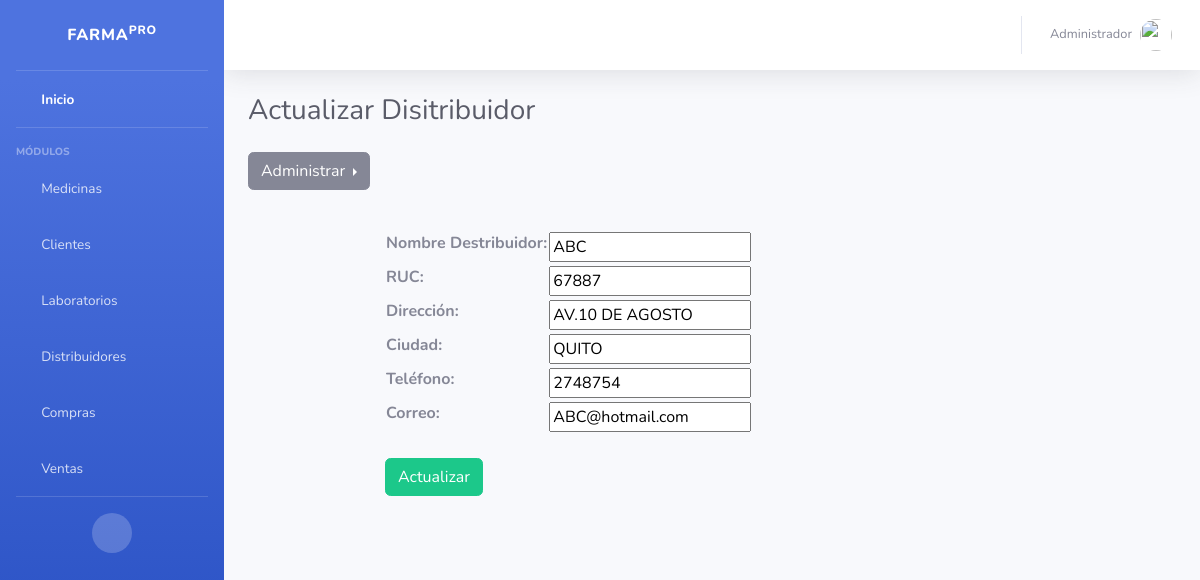
The page /distribuidores/update/1 on the database its author committed.
### distribuidores/models.py (models this page shows, shortened)
class Distribuidor(models.Model):
    nombre_distribuidor = models.CharField(max_length = 50, verbose_name="Nombre Destribuidor" , blank=False, null=False, unique=True)
    ruc_distribuidor = models.IntegerField(verbose_name="RUC", blank=False, null=False)
    direccion_distribuidor = models.CharField(max_length = 50,verbose_name="Dirección", blank=False, null=False)
    ciudad_distribuidor = models.CharField(max_length = 50,verbose_name="Ciudad", blank=False, null=False)
    telefono_distribuidor = models.IntegerField(verbose_name="Teléfono", blank=False, null=False)
    correo_distribuidor = models.CharField(max_length = 50,verbose_name="Correo", blank=False, null=False)
    created = models.DateTimeField(auto_now_add = True)
    updated = models.DateTimeField(auto_now = True)
    class Meta:
        verbose_name = "Distribuidor"
        verbose_name_plural = "Distribuidores"

### distribuidores/views.py (the view, shortened to what this page needs)
# urls.py: path("update/<int:pk>", DistribuidorUpdateView.as_view(), name="update"),
class DistribuidorUpdateView(UpdateView):
    model = Distribuidor
    fields = ["nombre_distribuidor", "ruc_distribuidor", "direccion_distribuidor","ciudad_distribuidor","telefono_distribuidor","correo_distribuidor"]
    template_name_suffix = "_update_form"

### distribuidores/templates/distribuidores/distribuidor_update_form.html (shortened to what this page needs)
 {% extends 'core/base.html' %}
{% block cabecera %} Actualizar Disitribuidor {% endblock %}
{% block pie %} {% include 'distribuidores/distribuidor_menu.html'%}
<main role="main">
  <div class="container">
    <div class="row mt-3">
      <div class="col-md-9 mx-auto">
        <div>
          <form action="" method="post">
            <table>
              {{ form.as_table }}
            </table>
            <br />
            <input type="submit" value="Actualizar"  class="btn btn-success" />
          </form>
        </div>
      </div>
    </div>
  </div>
</main>
{% endblock %}

### rows shown on the page
Distribuidor: nombre_distribuidor "ABC", ruc_distribuidor "67887", direccion_distribuidor "AV.10 DE AGOSTO", ciudad_distribuidor "QUITO", telefono_distribuidor "2748754", correo_distribuidor "ABC@hotmail.com"
